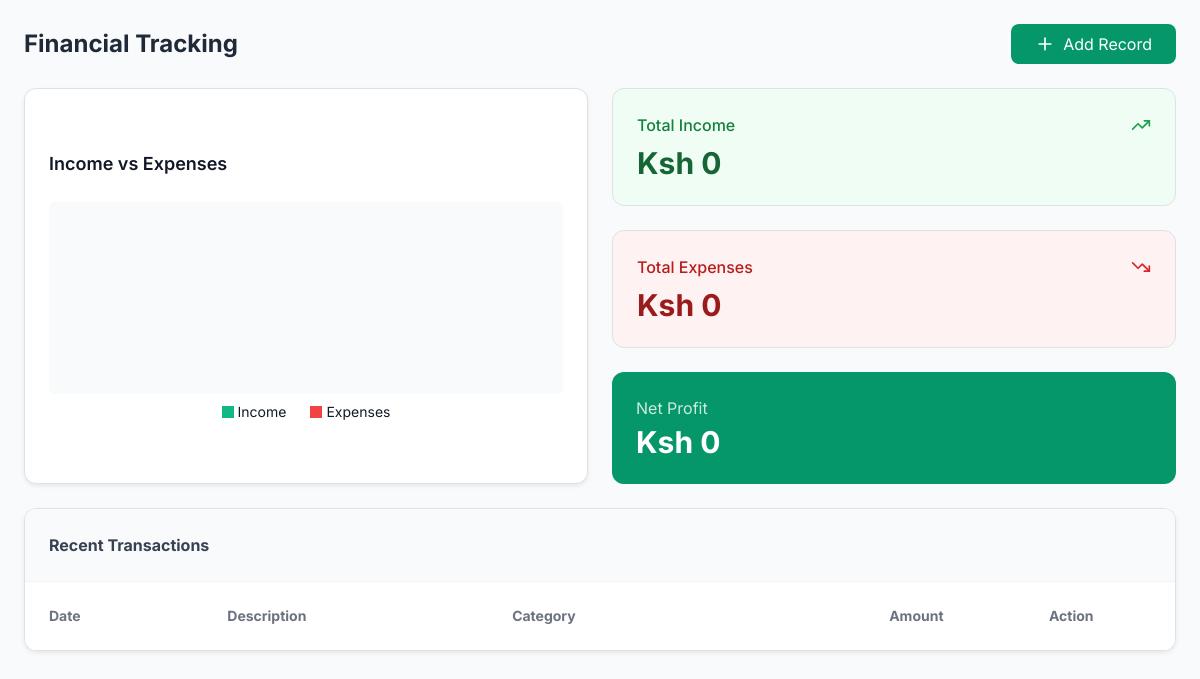
Before: /financials/ with the older database file.
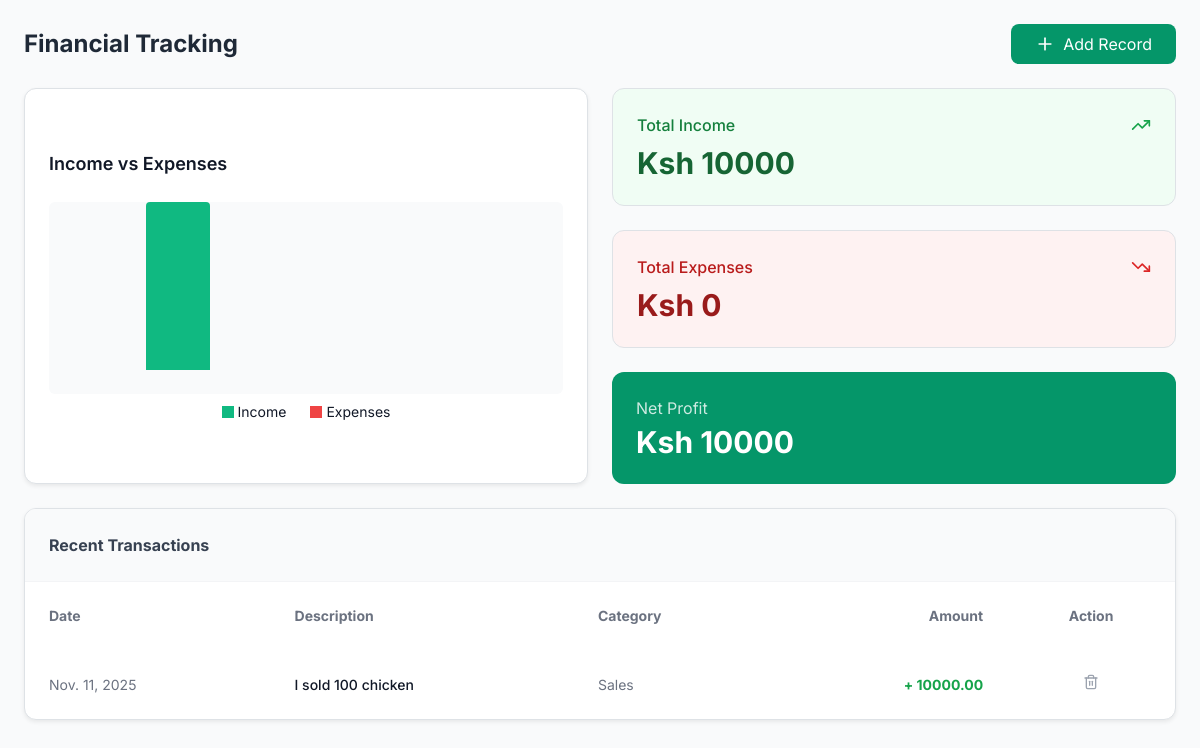
After: the same page with the newer database file.
### farm/models.py (models this page shows, shortened)
class FinancialRecord(models.Model):
    TYPE_CHOICES = (('Income', 'Income'), ('Expense', 'Expense'))
    owner = models.ForeignKey(User, on_delete=models.CASCADE, blank=True, null=True)
    type = models.CharField(max_length=10, choices=TYPE_CHOICES)
    date = models.DateField(default=timezone.now)
    amount = models.DecimalField(max_digits=12, decimal_places=2)
    category = models.CharField(max_length=150)
    description = models.TextField(blank=True)
    created_at = models.DateTimeField(auto_now_add=True)

### farm/views.py (the view)
def financials(request):
    financials_list = FinancialRecord.objects.all()
    total_income = financials_list.filter(type='Income').aggregate(total=Sum('amount'))['total'] or Decimal('0')
    total_expenses = financials_list.filter(type='Expense').aggregate(total=Sum('amount'))['total'] or Decimal('0')
    net_profit = total_income - total_expenses
    total = (total_income + total_expenses) or Decimal('1')
    income_pct = int((total_income / total) * 100)
    expense_pct = int((total_expenses / total) * 100)
    context = {
        'financials_list': financials_list,
        'total_income': total_income,
        'total_expenses': total_expenses,
        'net_profit': net_profit,
        'income_pct': income_pct,
        'expense_pct': expense_pct,
    }
    return render(request, 'financials.html', context)

### farm/templates/financials.html (shortened to what the changed rows need)
{% extends 'base.html' %}
{% block content %}
<div class="space-y-6">
   <div class="flex justify-between items-center">
        <h1 class="text-2xl font-bold text-gray-800">Financial Tracking</h1>
   </div>
   <div class="grid grid-cols-1 md:grid-cols-2 gap-6">
        <div class="bg-white p-6 rounded-xl shadow-sm border border-gray-100 flex flex-col justify-center items-center">
            <div class="w-full h-48 bg-gray-50 rounded flex items-end justify-around pb-4">
                 <div class="w-16 bg-emerald-500 rounded-t" style="height: {{ income_pct }}%;"></div>
            </div>
        </div>
        <div class="grid grid-cols-1 gap-4">
            <div class="bg-green-50 p-6 rounded-xl border border-green-100">
                <div class="flex justify-between items-center mb-2">
                    <span class="text-green-700 font-medium">Total Income</span>
                    <i data-lucide="trending-up" class="text-green-600 w-5 h-5"></i>
                </div>
                <span class="text-3xl font-bold text-green-800">Ksh {{ total_income }}</span>
            </div>
            <div class="bg-emerald-600 p-6 rounded-xl text-white">
                <span class="block opacity-80 mb-1">Net Profit</span>
                <span class="text-3xl font-bold">Ksh {{ net_profit }}</span>
            </div>
        </div>
   </div>
   <div class="bg-white rounded-xl shadow-sm border border-gray-100 overflow-hidden">
        <table class="w-full text-sm text-left">
            <thead class="bg-white text-gray-500">
                <tr>
                    <th class="p-4">Date</th>
                    <th class="p-4">Description</th>
                    <th class="p-4">Category</th>
                    <th class="p-4 text-right">Amount</th>
                    <th class="p-4 text-center">Action</th>
                </tr>
            </thead>
            <tbody class="divide-y divide-gray-50">
                {% for f in financials_list %}
                    <tr class="hover:bg-gray-50">
                        <td class="p-4 text-gray-500">{{ f.date }}</td>
                        <td class="p-4 font-medium">{{ f.description }}</td>
                        <td class="p-4 text-gray-500">{{ f.category }}</td>
                        <td class="p-4 text-right font-bold {% if f.type == 'Income' %}text-green-600{% else %}text-red-600{% endif %}">
                            {% if f.type == 'Income' %}+{% else %}-{% endif %} {{ f.amount }}
                        </td>
                        <td class="p-4 text-center">
                            <form action="{% url 'delete_financial' f.id %}" method="POST" onsubmit="return confirm('Are you sure you want to delete this financial record?');">
                                <button class="text-gray-400 hover:text-red-500">
                                    <i data-lucide="trash-2" class="w-4 h-4"></i>
                                </button>
                            </form>
                        </td>
                    </tr>
                {% endfor %}
            </tbody>
        </table>
   </div>
</div>
{% endblock %}

Changed rows visible on the page:
added FinancialRecord: date "Nov. 11, 2025", description "I sold 100 chicken", category "Sales", amount "10000.00"
Other visible differences:
{{ total_income }}: "0" → "10000"
{{ net_profit }}: "0" → "10000"
